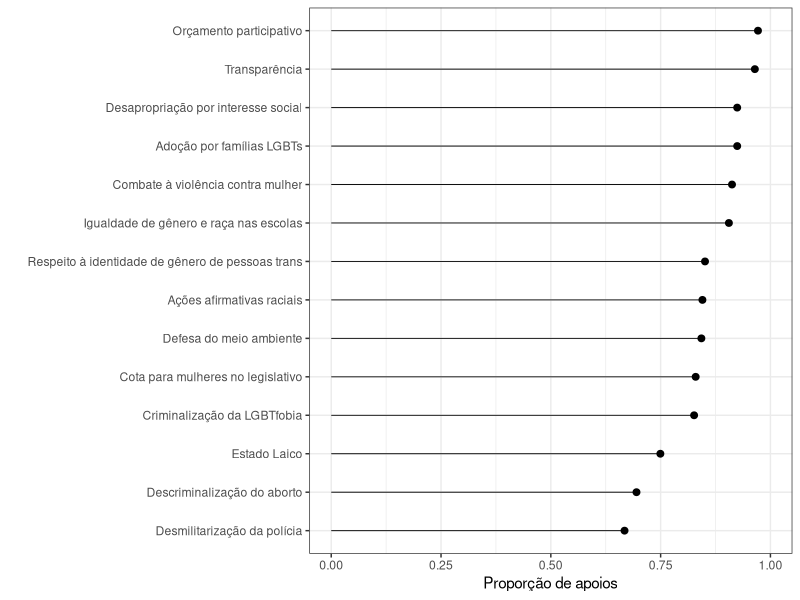
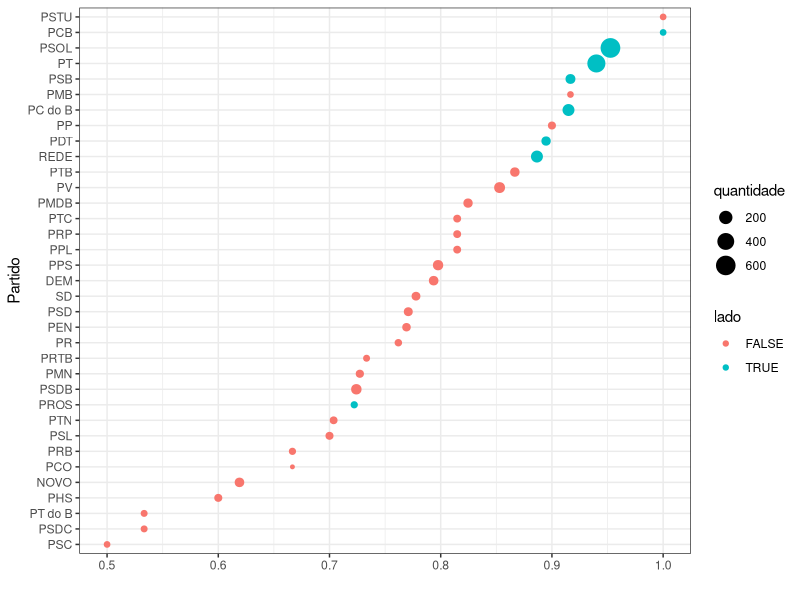
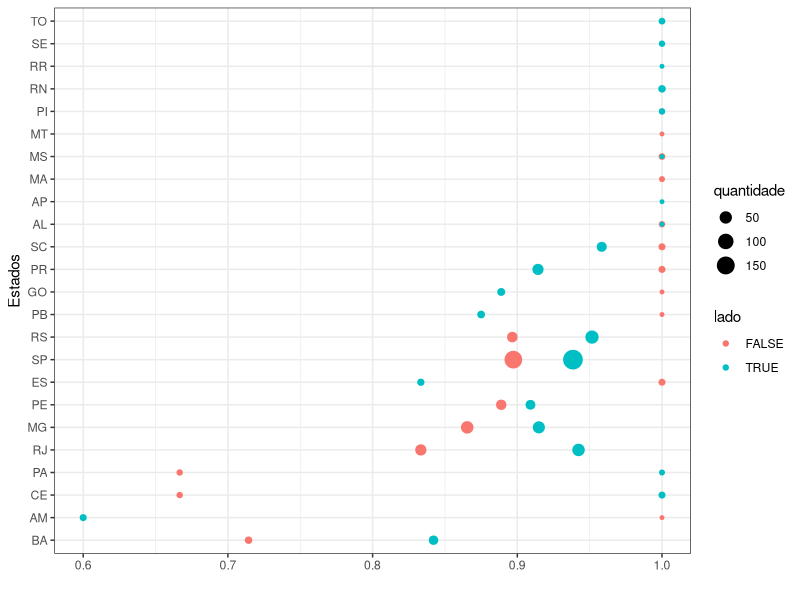

Write the R code that produced these figures, in order.
## ---- chunk 1
library(tidyverse)
library(here)
theme_set(theme_bw())
## ---- chunk 2
respostas = read_csv(here::here("data/respostas-merepresenta-2016.csv"), 
                     col_types = cols(.default = col_character(), 
                                      nota_partido = col_integer(), 
                                      votos_recebidos = col_integer()))

# A versão long (em vez de wide) dos dados facilita muito pro ggplot:
respostas_long = 
    respostas %>% 
    gather(key = "tema", 
           value = "resposta", 
           10:23) %>%
  mutate(lado = sigla_partido %in% c("PT","PDT","PTdoB","PSB","PROS","REDE","PSOL","PC do B","PCB"))
## ---- chunk 3
por_tema = 
    respostas_long %>% 
    group_by(tema) %>% 
    summarise(apoio = sum(resposta == "S") / n())

por_tema %>% 
    ggplot(aes(x = reorder(tema, apoio), y = apoio, ymax = apoio, ymin = 0)) + 
    geom_point(size = 2) + 
    geom_linerange(size = .3) + 
    scale_y_continuous(limits = c(0, 1)) + 
    coord_flip() + 
    labs(
        y = "Proporção de apoios", 
        x = ""
    )
## ---- chunk 4
respostas_long %>%
  filter(tema %in% c("Adoção por famílias LGBTs",
                     "Respeito à identidade de gênero de pessoas trans",
                     "Criminalização da LGBTfobia") ) %>% 
  group_by(sigla_partido,lado) %>%
  summarise(proporção = sum(resposta ==  "S")/n(), 
            quantidade = n()) %>%
  ggplot(aes(x = proporção, 
             y = reorder(sigla_partido,proporção),
             size = quantidade,
             color = lado)) + 
    geom_point() +
      labs(
        y = "Partido", 
        x = ""
    )
## ---- chunk 5
respostas_long %>%
  filter(tema %in% c("Combate à violência contra mulher") ) %>% 
  group_by(sigla_estado,lado) %>%
  summarise(proporção = sum(resposta ==  "S")/n(), 
            quantidade = n()) %>%
  ggplot(aes(x = proporção, 
             y = reorder(sigla_estado,proporção),
             size = quantidade,
             color = lado)) + 
    geom_point() +
      labs(
        y = "Estados", 
        x = ""
    )
